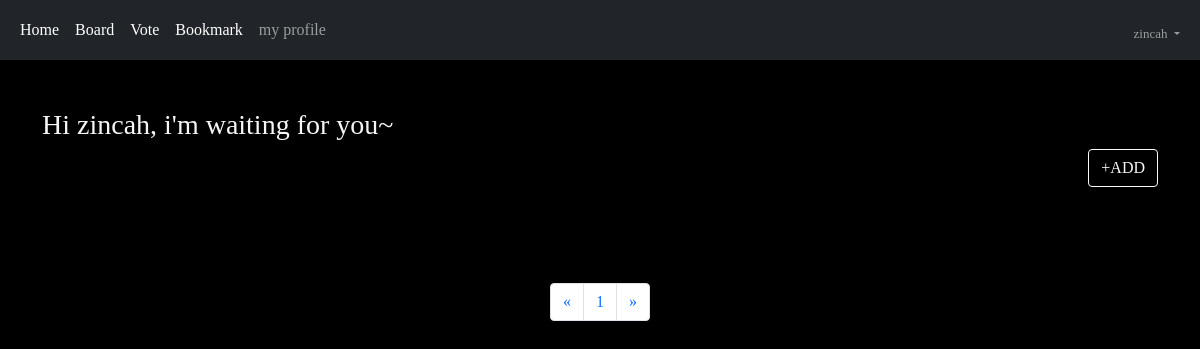
Page /board (signed in) on the earlier database version.
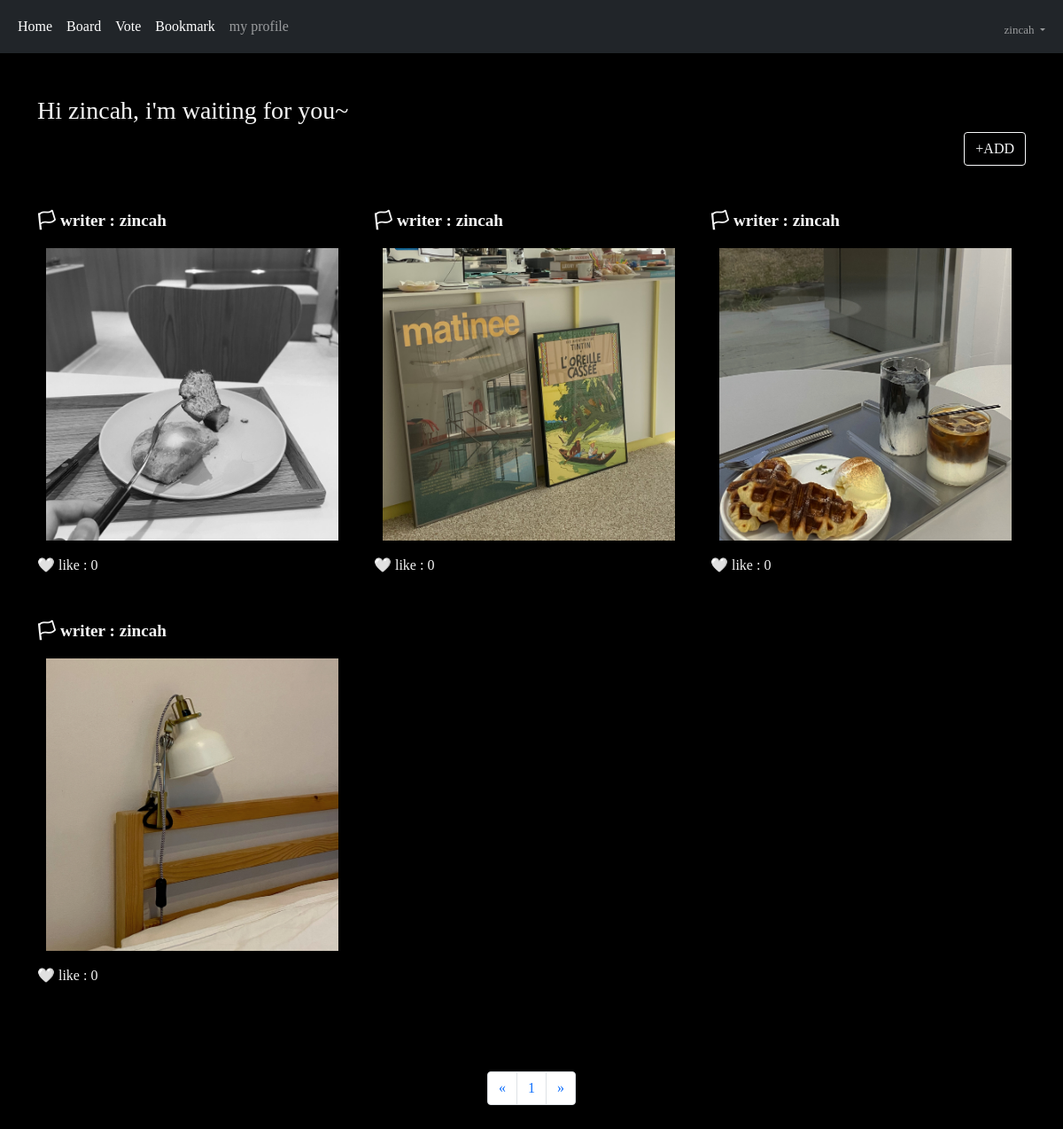
Same page on the later database version.
### acc/models.py (models this page shows, shortened)
class User(AbstractUser):
    comment = models.TextField()
    nickname = models.CharField(max_length=30)
    email = models.EmailField()
    picture = models.ImageField(upload_to="usr")

### board/models.py (models this page shows, shortened)
class Board(models.Model):
    picture = models.ImageField(upload_to="boa")
    writer = models.CharField(max_length=30)
    content = models.TextField()
    pubdate = models.DateTimeField()
    like = models.ManyToManyField(User, blank=True)

### board/views.py (the view)
# urls.py: path('', views.index, name="index"),
def index(request):
    page = request.GET.get('page', 1)
    b = Board.objects.all()
    b = b.order_by('-pubdate')
    pag = Paginator(b, 6)
    obj = pag.get_page(page)
    context = {
        "blist" : obj,
    }
    return render(request, "board/index.html", context)

### template/board/index.html (shortened to what this page needs)
{% extends 'base.html' %}
{% block auth %}
{% load mathfilters %}
<body style="color:whitesmoke;">
    <div class="container my-5">
        <div class="font-color">
            <h3>Hi {{ user.username }}, i'm waiting for you~ </h3>
            <div class="text-end">
                <a href="{% url 'board:create' %}"><button class="btn btn-outline-light">+ADD</button></a>
            </div>
        </div>
        <div class="row my-5">
            {% for i in blist %}
            <div class="col-lg-4">
                <div style="font-size: larger;">
                <b>🏳 writer : {{ i.writer }}</b>
                </div>
                <div class="box2 mt-3">
                    <div class="text-center">
                        <a href="{%url 'board:detail' i.id %}"><img src="{{ i.picture.url }}" height="330px"></a>
                    </div>
                    <div class="mt-3 mb-5">
                        🤍 like : {{ i.like.all.count }}
                    </div>
                </div>
            </div>
            {% endfor %}
        </div>
        <nav aria-label="Page navigation example">
            <ul class="pagination justify-content-center">
                <li class="page-item">
                    <a class="page-link" {% if blist.has_previous %} href="{% url 'board:index' %}?page={{ blist.previous_page_number }}" {% endif %} aria-label="Previous">
                    <span aria-hidden="true">&laquo;</span>
                    </a>
                </li>
                {% for i in blist.paginator.page_range %}
                    {% if i >= blist.number|sub:1|intdiv:5|mul:5|add:1 and i <= blist.number|sub:1|intdiv:5|add:1|mul:5 %}
                        <li class="page-item"><a class="page-link" href="{% url 'board:index' %}?page={{i}}">{{ i }}</a></li>
                    {% endif %}
                {% endfor %}
                <li class="page-item">
                    <a class="page-link" {% if blist.has_next %} href="{% url 'board:index' %}?page={{ blist.next_page_number }}" {% endif %} aria-label="Next">
                    <span aria-hidden="true">&raquo;</span>
                    </a>
                </li>
            </ul>
        </nav>
    </div>
</body>
{% endblock %}

### template/base.html (shortened to what this page needs)
<!doctype html>
<html lang="en">
  <head>
    <link href="https://cdn.jsdelivr.net/npm/bootstrap@5.1.3/dist/css/bootstrap.min.css" rel="stylesheet">
  </head>
  <body>
        {% if user.is_authenticated %}
        <nav class="navbar navbar-expand-lg navbar-dark bg-dark">
            <div class="container-fluid">
                <div class="collapse navbar-collapse" id="navbarSupportedContent">
                    <ul class="navbar-nav me-auto mb-2 mb-lg-0">
                        <li class="nav-item">
                            <a class="nav-link active" aria-current="page" href="{% url 'acc:index' %}">Home</a>
                        </li>
                        <li class="nav-item">
                            <a class="nav-link active" aria-current="page" href="{%url 'board:index' %}">Board</a>
                        </li>
                        <li class="nav-item">
                            <a class="nav-link active" aria-current="page" href="{%url 'vote:index' %}">Vote</a>
                        </li>
                        <li class="nav-item">
                            <a class="nav-link active" aria-current="page" href="{%url 'book:index' %}">Bookmark</a>
                        </li>
                        <li class="nav-item">
                            <a class="nav-link" href="{% url 'acc:profile' %}">my profile</a>
                        </li>
                    </ul>
                    <ul class="navbar-nav ms-auto mb-2 mb-lg-0">
                        <li class="nav-item dropdown mt-2" style="font-size: small;">
                            <a class="nav-link dropdown-toggle" href="#" id="navbarDropdown" role="button" data-bs-toggle="dropdown" aria-expanded="false">
                            {{ user.username }}
                            </a>
                        </li>
                    </ul>
                </div>
            </div>
        </nav>
            {% block auth %}
            {% endblock %}
        {% endif %}
  </body>
</html>

### template/base.html (style rules this page uses)
body { background-color: rgb(0, 0, 0); font-family: Comic Sans MS; }

### template/board/index.html (style rules this page uses)
.box2 { width: 350px; }

Differences in the rows shown:
added Board: writer "zincah", picture (picture), like.all.count "0"
added Board: writer "zincah", picture (picture), like.all.count "0"
added Board: writer "zincah", picture (picture), like.all.count "0"
added Board: writer "zincah", picture (picture), like.all.count "0"
